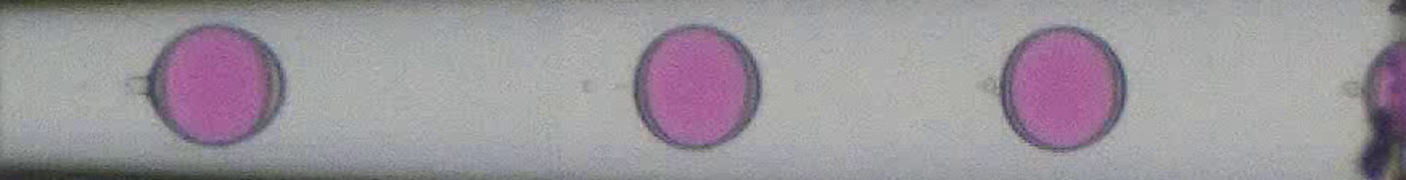
#> input picture frame 0 of video1.mp4, 5624 x 720 px (shown at 1/4 size)
$ python bg_segment.py   (older library calls are emulated)
#> lines starting #> are read from the running program, lines starting #| are printed output that depends on the picture
import cv2
import numpy as np
import math


# ============================
# 参数区（你可以按需要调整）
# ============================
VIDEO_PATH = "video1.mp4"  # 输入视频路径
N_BG_FRAMES = 50          # 用多少帧来估计背景
FRAME_STEP = 5            # 每隔多少帧取一帧做背景
DIFF_THRESH = 20          # 背景差分阈值（越小越敏感）
MIN_DROPLET_AREA = 200    # 液滴最小面积过滤
ANNULUS_INNER_SCALE = 1.12
ANNULUS_OUTER_SCALE = 1.20


# ============================
# 工具函数
# ============================
def apply_CLAHE(gray):
    clahe = cv2.createCLAHE(clipLimit=2.0, tileGridSize=(8, 8))
    return clahe.apply(gray)


# [70 lines left out: functions LoG_zero_crossing, ransac_circle, not called in this run]


def estimate_background(video_path, n_frames=50, step=5):
#> called with video_path = 'video1.mp4', n_frames = 50, step = 5
    cap = cv2.VideoCapture(video_path)
    frames = []
    total = int(cap.get(cv2.CAP_PROP_FRAME_COUNT))

    idx = 0
    collected = 0
    while collected < n_frames and idx < total:
        cap.set(cv2.CAP_PROP_POS_FRAMES, idx)
        ret, frame = cap.read()
#> frame is the input picture: shape (720, 5624, 3); mean B, G, R 155.9, 149.2, 155.2
        if not ret:
            break
        gray = cv2.cvtColor(frame, cv2.COLOR_BGR2GRAY)
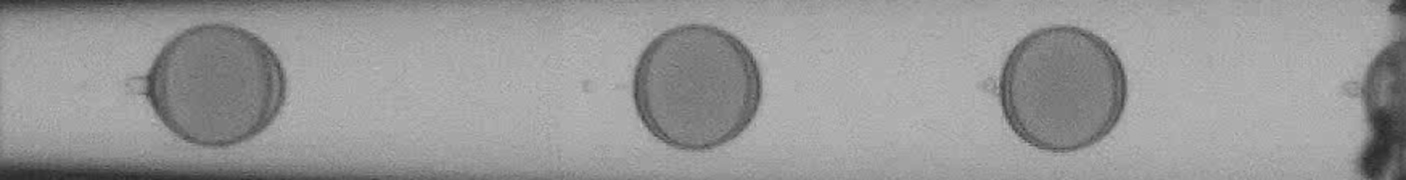
#> gray: shape (720, 5624) (shown at 1/4 size); min 39, max 193, mean 151.7
        frames.append(gray.astype(np.float32))
        collected += 1
        idx += step

    cap.release()

    if len(frames) == 0:
        raise RuntimeError("无法收集到用于背景建模的帧")

    stack = np.stack(frames, axis=0)  # (N, H, W)
    background = np.median(stack, axis=0).astype(np.uint8)
    return background


# [33 lines left out: functions get_droplet_mask_from_background, fit_droplets_and_draw, not called in this run]


# ============================
# 主流程
# ============================
if __name__ == "__main__":
    # 1. 背景建模
    print("估计背景中...")
    background = estimate_background(VIDEO_PATH, n_frames=N_BG_FRAMES, step=FRAME_STEP)
    cv2.imshow("background", background)
    cv2.waitKey(1)

    cap = cv2.VideoCapture(VIDEO_PATH)
    if not cap.isOpened():
        print("无法打开视频")
        exit()

    # 你可以只处理某一帧，用于调试
    target_frame_idx = 0  # 例如第 0 帧，之后可以改成循环处理
    cap.set(cv2.CAP_PROP_POS_FRAMES, target_frame_idx)
    ret, frame = cap.read()
    cap.release()

    if not ret:
        print("无法读取目标帧")
        exit()

    gray = cv2.cvtColor(frame, cv2.COLOR_BGR2GRAY)

    # 2. 背景差分 → 反向抠出液滴区域
    droplet_mask = get_droplet_mask_from_background(gray, background)
    cv2.imshow("droplet_mask", droplet_mask)
    cv2.waitKey(1)

    # 3. 在当前帧上做 EDBR‑Annulus + RANSAC 拟合
    result = fit_droplets_and_draw(frame, gray, droplet_mask)

    cv2.imshow("result", result)
    cv2.imwrite("result.png", result)
    cv2.waitKey(0)
    cv2.destroyAllWindows()
